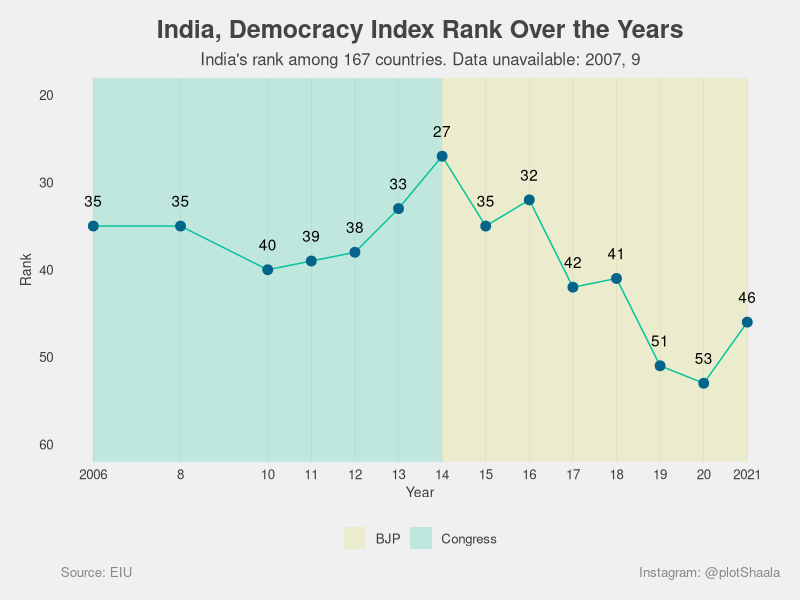

Generate this figure with R:

# Libraries
library(ggplot2)
library(ggthemes)
library(dplyr)

# Variables
partyColor <- c(Congress = "#02C39A",  BJP = "#D4DC41")
titleColor <- "#444444"
footerColor <- "#888888" 
displayResolution <- 600
lineColor <- "#02C39A"
pointColor <- "#05648A" 


# set working directory and read the file
setwd("/Users/sanjaynoronha/Desktop/R/Github/R_charts")
df <- read.csv("Fig2_Democracy_Index_India.csv") 

# print the file to see the contents
df

# ggplot the data
p <- ggplot(df, aes(x=year, y= rank)) +
  geom_rect(data = df, aes(xmin = year, xmax = year_end, fill = party), ymin =-Inf, ymax = Inf, alpha = 0.2) +
  geom_text(aes(label = rank), vjust = - 1.6) +
  geom_line(colour = lineColor) +
  geom_point(size = 3, colour = pointColor) +
  scale_y_reverse(limits = c(60, 20)) + #Ref: https://r-graphics.org/recipe-axes-reverse
  scale_x_continuous(  breaks    =c(2006, 2008, 2010, 2011, 2012, 2013, 2014, 2015, 2016, 2017, 2018, 2019, 2020, 2021)
                       , labels = c(2006, 8, 10, 11, 12, 13, 14, 15, 16, 17, 18, 19, 20, 2021)) +
  scale_fill_manual(values = partyColor) + 
  
  # this is our base theme
  theme_fivethirtyeight() +
  
  # customize the base theme
  labs(
    title = "India, Democracy Index Rank Over the Years"
    , subtitle = "India's rank among 167 countries. Data unavailable: 2007, 9"
    , caption = c("Instagram: @plotShaala", "Source: EIU" )
  ) +
  
  theme(
    plot.caption = element_text(hjust=c(1, 0), colour = footerColor)
    , plot.title = element_text(colour = titleColor, hjust = 0.5)
    , plot.subtitle = element_text(colour = titleColor, hjust = 0.5)
  ) +
  
  theme(
    panel.grid.major.y =  element_blank()
    , panel.grid.major.x =  element_line(size = 0.15)
    , panel.grid.minor.x =  element_blank()
    , panel.grid.minor.y = element_blank()
  ) +
  
  theme(
    axis.ticks = element_blank()
  ) +
  
  theme(
    legend.title = element_blank()
    , legend.position="bottom"
    , legend.background = element_blank()
  ) +
  
  theme(axis.title = element_text(size = 10)) + ylab('Rank') + xlab('Year')



# save plot in high resolution
ggsave(plot = p,  width = 6.0, height = 5.2 ,dpi = displayResolution, filename = "Fig2_Democracy_Index_India.png")




